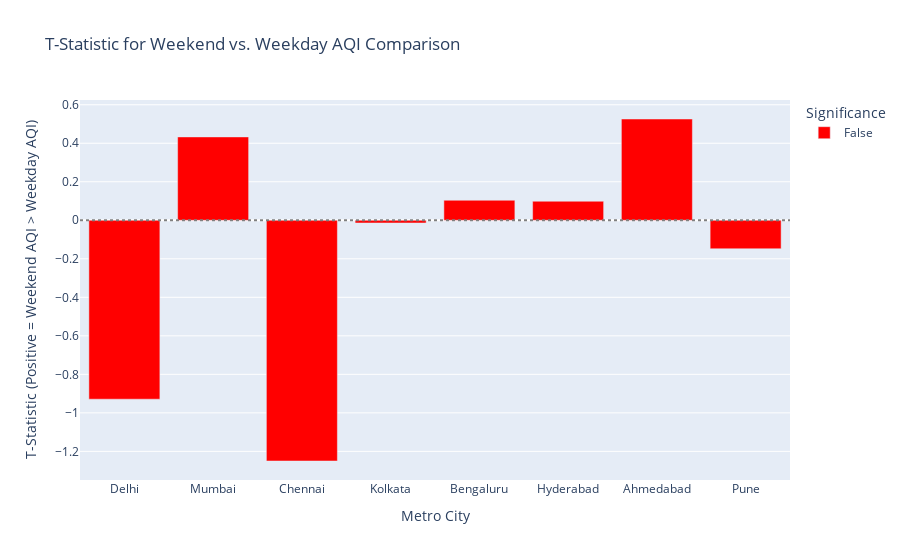

Source (notebook cell):
### Markdown cell above
### 📈 Visualizations

Let’s visualize the results to quickly understand where (if anywhere) weekends show a statistically significant AQI change.

### Code cell
fig_t_stat.show()

### Figure 1 — Plotly figure (JSON) as saved in the notebook; plotly's stock layout.template omitted (floating-point values rounded to 4 significant figures)
{"data": [{"customdata": [[0.3543], [0.6654], [0.2131], [0.9886], [0.9176], [0.921], [0.5998], [0.8827]], "hovertemplate": "Statistically Significant (p < 0.05)=False<br>Metro City=%{x}<br>T-Statistic=%{y}<br>p_value=%{customdata[0]}<extra></extra>", "legendgroup": "False", "marker": {"color": "red", "pattern": {"shape": ""}}, "name": "False", "orientation": "v", "showlegend": true, "textposition": "auto", "type": "bar", "x": ["Delhi", "Mumbai", "Chennai", "Kolkata", "Bengaluru", "Hyderabad", "Ahmedabad", "Pune"], "xaxis": "x", "y": [-0.929, 0.433, -1.25, -0.014, 0.104, 0.099, 0.526, -0.148], "yaxis": "y"}], "layout": {"bargap": 0.2, "barmode": "relative", "legend": {"title": {"text": "Significance"}, "tracegroupgap": 0}, "shapes": [{"line": {"color": "gray", "dash": "dot"}, "type": "line", "x0": 0, "x1": 1, "xref": "x domain", "y0": 0, "y1": 0, "yref": "y"}], "showlegend": true, "title": {"text": "T-Statistic for Weekend vs. Weekday AQI Comparison"}, "xaxis": {"anchor": "y", "domain": [0, 1], "title": {"text": "Metro City"}}, "yaxis": {"anchor": "x", "domain": [0, 1], "title": {"text": "T-Statistic (Positive = Weekend AQI > Weekday AQI)"}}}}
